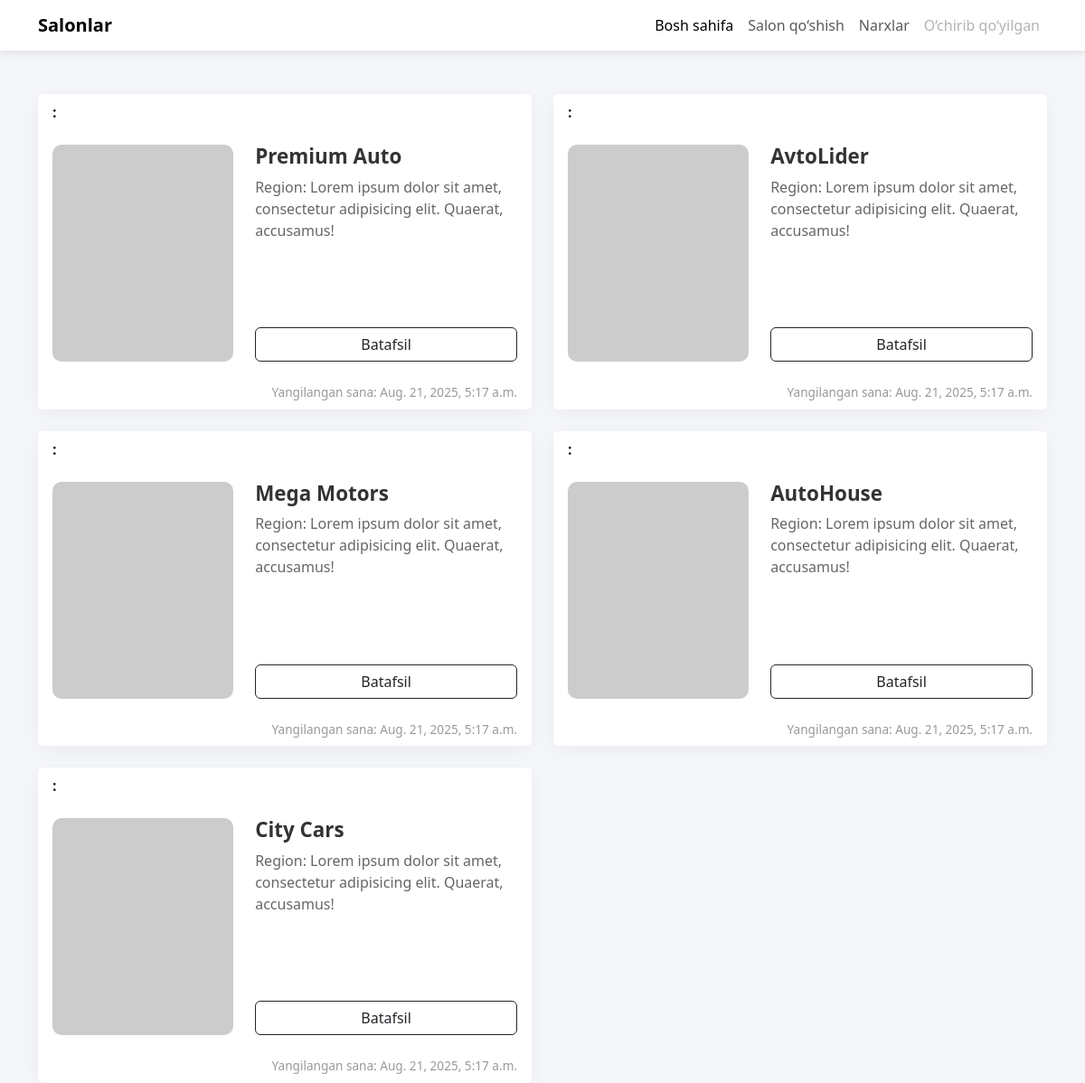
/index, run on the app's committed database.
### configapp/models.py (models this page shows, shortened)
class BaseClass(models.Model):
    created_at = models.DateTimeField(auto_now_add=True)
    updated_at = models.DateTimeField(auto_now=True)
    class Meta:
        abstract = True

class Autosalon(BaseClass):
    title = models.CharField(max_length=255)
    context = models.TextField()
    email = models.EmailField(max_length=255)
    phone = models.CharField(max_length=255)
    address = models.CharField(max_length=255)
    image = models.ImageField(upload_to='photos/salons/%Y/%m/%d')

### configapp/views.py (the view)
# urls.py: path('index', index, name="home"),
def index(request):
    salon = Autosalon.objects.all()
    context = {'salon': salon, 'title': 'AUTOSALON'}
    return render(request, 'index.html', context)

### configapp/templates/index.html (shortened to what this page needs)
<!DOCTYPE html>
<html lang="en">
<head>
  <link
    href="https://cdn.jsdelivr.net/npm/bootstrap@5.3.0/dist/css/bootstrap.min.css"
    rel="stylesheet"
  />
</head>
<body>
  <nav class="navbar navbar-expand-lg navbar-light bg-white">
    <div class="container">
      <a class="navbar-brand fw-bold" href="#">Salonlar</a>
      <div class="collapse navbar-collapse justify-content-end" id="navbarNav">
        <ul class="navbar-nav">
          <li class="nav-item">
            <a class="nav-link active" aria-current="page" href="#">Bosh sahifa</a>
          </li>
          <li class="nav-item">
            <a class="nav-link" href="{% url 'add_salon' %}">Salon qo‘shish</a>
          </li>
          <li class="nav-item">
            <a class="nav-link" href="#">Narxlar</a>
          </li>
          <li class="nav-item">
            <a class="nav-link disabled" href="#" tabindex="-1" aria-disabled="true">O‘chirib qo‘yilgan</a>
          </li>
        </ul>
      </div>
    </div>
  </nav>
  <div class="container mt-5">
    <div class="row row-cols-1 row-cols-md-2 g-4">
      {% for item in salon %}
      <div class="col">
        <div class="card h-100">
          <div class="card-header bg-white border-bottom-0">
            <strong>:</strong> {{ item.count }}
          </div>
          <div class="card-body">
            <div class="row">
              <div class="col-md-5">
                  {% if item.image %}
                    <img src="https://picsum.photos/250/300" alt="Tasodifiy rasm" class="img-fluid" />
                  {% else %}
                    <img src="https://picsum.photos/300/800" alt="Tasodifiy rasm" class="img-fluid" />
                  {% endif %}
              </div>
              <div class="col-md-7 d-flex flex-column justify-content-between">
                <div>
                  <h5 class="card-title">{{ item.title }}</h5>
                  <p class="card-text">
                    Region: Lorem ipsum dolor sit amet, consectetur adipisicing elit. Quaerat, accusamus!
                  </p>
                </div>
                <a href="{% url 'detail_salon' item.pk %}" class="btn btn-outline-dark mt-3">Batafsil</a>
              </div>
            </div>
          </div>
          <div class="card-footer bg-white border-top-0 text-end">
            Yangilangan sana: {{ item.updated_at }}
          </div>
        </div>
      </div>
      {% endfor %}
    </div>
  </div>
</body>
</html>

### configapp/templates/index.html (style rules this page uses)
body { background-color: #f4f6f9; font-family: 'Segoe UI', Tahoma, Geneva, Verdana, sans-serif; }
.navbar { box-shadow: 0 2px 10px rgba(0, 0, 0, 0.1); }
.card { border: none; border-radius: 15px; box-shadow: 0 4px 20px rgba(0, 0, 0, 0.05); transition: transform 0.2s; height: 100%; }
.card img { border-radius: 10px; width: 100%; height: auto; object-fit: cover; }
.card-title { font-size: 1.4rem; font-weight: 600; color: #333; }
.card-text { color: #666; }
.card-footer { font-size: 0.85rem; color: #999; }
a.nav-link { transition: color 0.2s; }

### data on the page
Autosalon: title "Premium Auto", updated_at "Aug. 21, 2025, 5:17 a.m."
Autosalon: title "AvtoLider", updated_at "Aug. 21, 2025, 5:17 a.m."
Autosalon: title "Mega Motors", updated_at "Aug. 21, 2025, 5:17 a.m."
Autosalon: title "AutoHouse", updated_at "Aug. 21, 2025, 5:17 a.m."
Autosalon: title "City Cars", updated_at "Aug. 21, 2025, 5:17 a.m."
